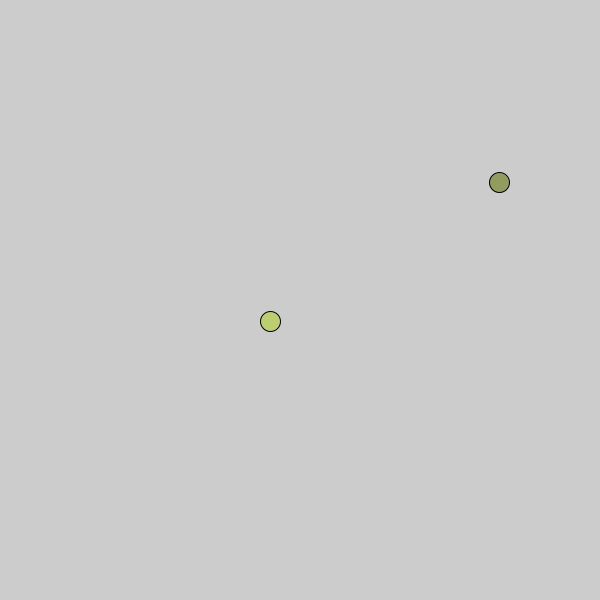
Frame 1 (no input)
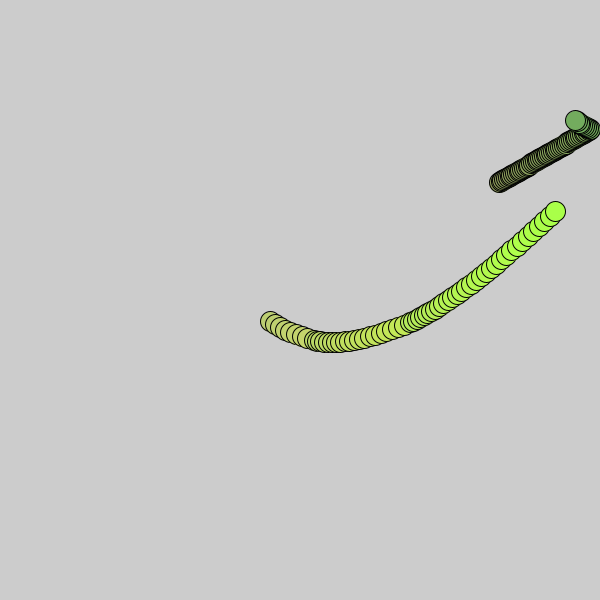
Frame 60 (the mouse pressed at the canvas centre just before this capture)
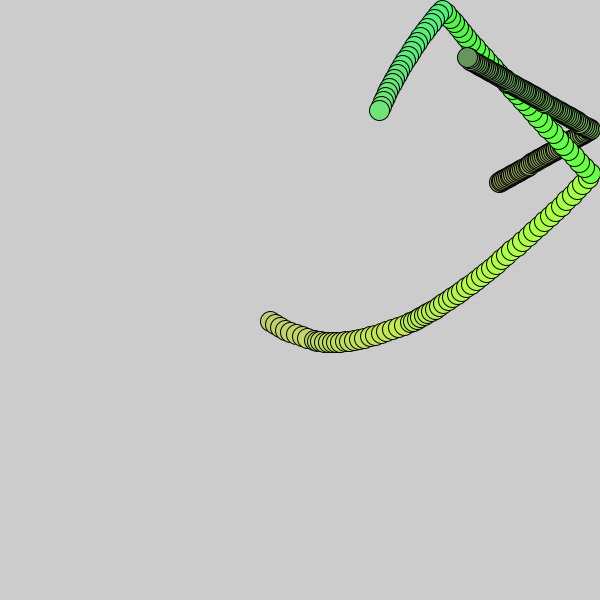
Frame 120 (the mouse held since frame 60 and released just before this capture)

The Processing sketch that drew these frames (run headless with seeded random() and noise(); from frame 60 on, the mouse is pressed at the canvas centre):

// Processing sketch: processing_5575
// ── processing_5575.pde

tier jaeger;
tier beute;


float xtempoj;
float ytempoj;
float xtempob;
float ytempob;
void setup() {
  size (600,600);
  xtempoj=4+random(-2,2);
  ytempoj=4+random(-2,2);
  xtempob=random(-2,2);
  ytempob=random(-2,2);
  beute=new tier(false,random(580),random(580),xtempob,ytempob);
  jaeger=new tier(true,random(580),random(580),xtempoj,ytempoj);
}

void draw() {


  fill(0);

  jaeger.move();

  jaeger.display();
  beute.move();
  beute.display();


}
class tier{
  boolean jagen;
  float xpos;
  float ypos;
  float xspeed;
  float yspeed;
  float farbe;

  tier(boolean tjagen,float txpos,float typos,float txspeed, float tyspeed){
    jagen=tjagen;
    xpos=txpos;
    ypos=typos;
    xspeed=txspeed;
    yspeed=tyspeed;
    farbe=20*(abs(xspeed)+abs(yspeed));
  }
  void display(){
    stroke(0);
    fill(100+5*xspeed+ypos/5,farbe+xpos/5,100+5*yspeed);
    ellipse(xpos,ypos,20,20);

  }
  void move(){
    xpos=xpos+xspeed;
    ypos=ypos+yspeed;

    if(xpos<10){
      xpos=10;
      xspeed=-xspeed;
    }
    if(xpos>width-10){
      xpos=width-10;
      xspeed=-xspeed;
    }
    if (ypos<10){
      ypos=10;
      yspeed=-yspeed;
    }
    if (ypos>height-10){
      ypos=height-10;
      yspeed=-yspeed;
    }
    if(abs(xspeed)>4||abs(yspeed)>4){ 
      xspeed=xspeed/(1+0.001*abs(xspeed));
      yspeed=yspeed/(1+0.001*abs(yspeed));
      // println(xspeed);
    }
    if(abs(xspeed)>6||abs(yspeed)>6){ 
      xspeed=xspeed*0.5;
      yspeed=yspeed*0.5;
      // println(xspeed);
    }

    if(jagen=true){
      xspeed=xspeed+  0.001*(beute.xpos-xpos)/(5+abs(beute.xpos-xpos))*(5+abs(beute.xpos-xpos));
      yspeed=yspeed+  0.001*(beute.ypos-ypos)/(5+abs(beute.ypos-ypos))*(5+abs(beute.ypos-ypos));
    }

  }
}
